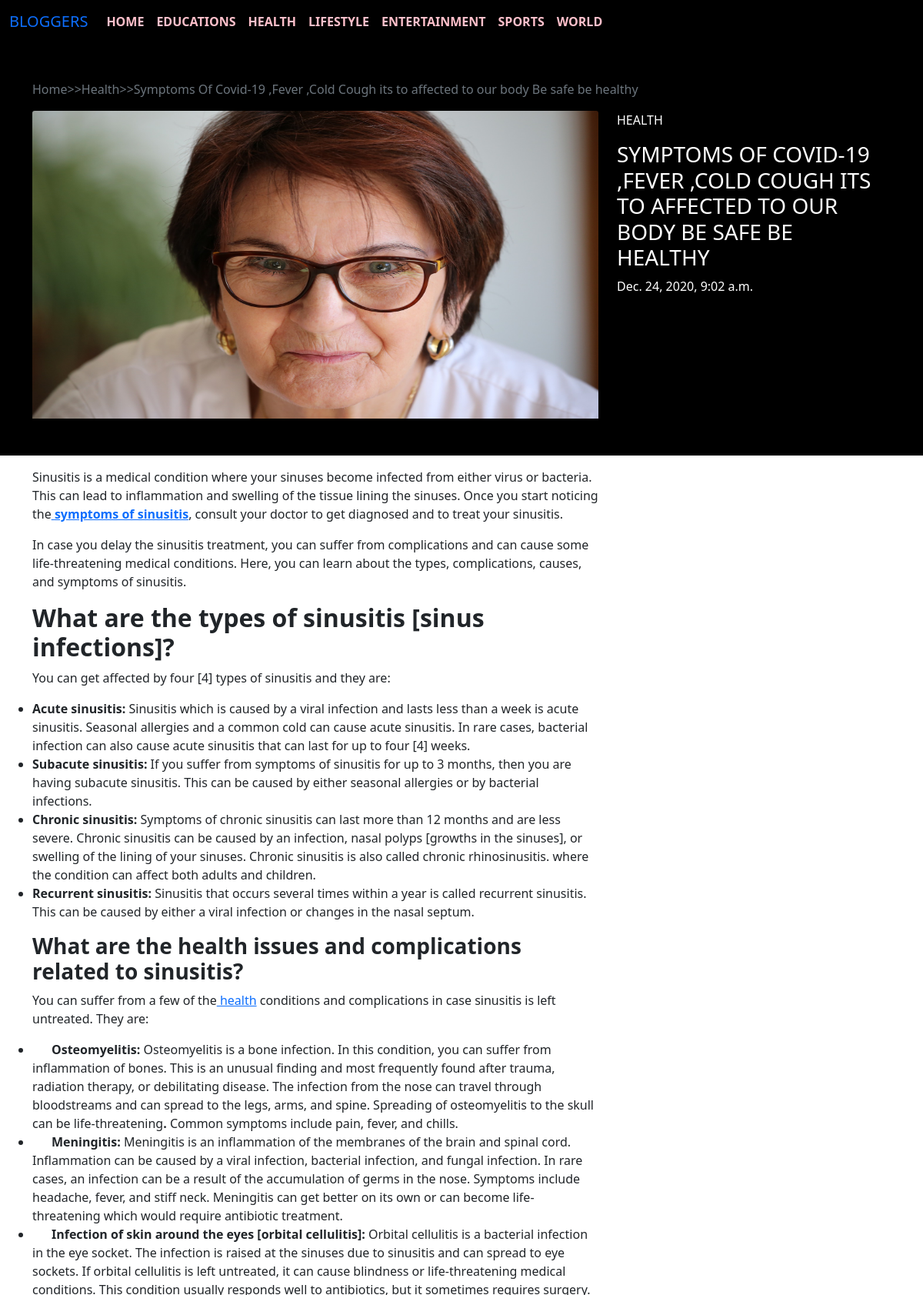
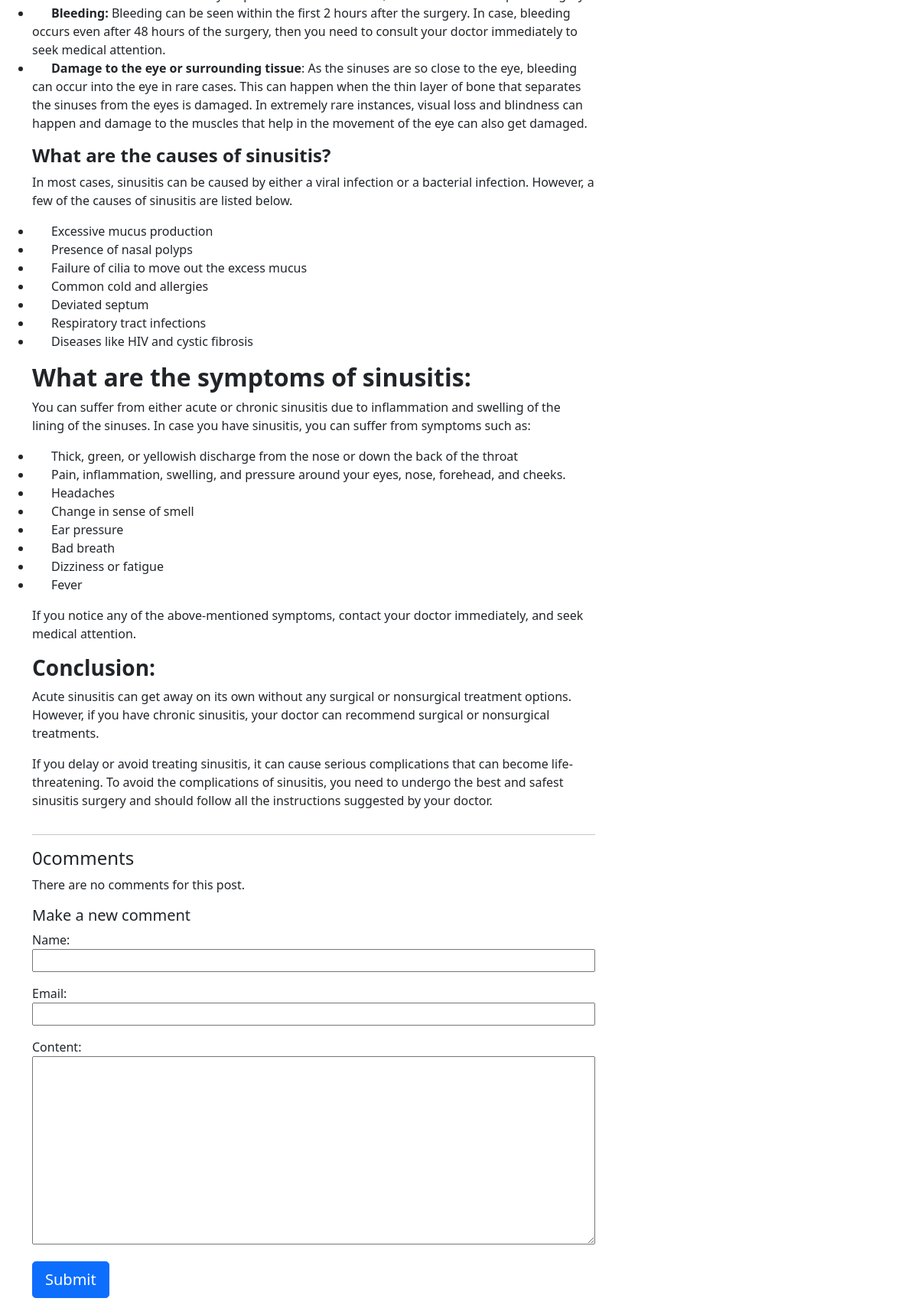
/covide-related-problems/ (upper part), run on the app's committed database (2 pictures, top to bottom).
### blog_app/models.py (models this page shows, shortened)
class Category(models.Model):
    name = models.CharField(max_length=150)
    def __str__(self):
        return self.name

class Post(models.Model):
    option = (
        ('draft','Draft'),('published','Published'),
    )
    category = models.ForeignKey(Category,on_delete=models.CASCADE,default=1)
    title = models.CharField(max_length=200)
    slug = models.SlugField(max_length=250,unique_for_date='post_date')
    author = models.ForeignKey(User, on_delete=models.CASCADE,related_name='blog_post')
    body = RichTextField(db_index=True)
    cat_desc = models.CharField(max_length=500)# short descriotion of category
    post_date = models.DateTimeField(auto_now_add=True)
    image = models.ImageField(upload_to='blog_app/images',default="")
    class Meta:
        ordering=('-post_date',)# ordering form

### blog_app/views.py (the view)
# urls.py: path('<slug:post>/',views.post_single,name='post_single'), # each one have different different post it also redirect views.py file and point post_sinngle function
def post_single(request, post):  # post is a slug name
    post = get_object_or_404(Post, slug=post)
    comments = post.comments.filter(status=True)
    user_comment = None
    if request.method == 'POST':
        comment_form = NewCommentForm(request.POST)
        if comment_form.is_valid():
            user_comment = comment_form.save(commit=False)
            user_comment.post = post
            user_comment.save()
            return HttpResponseRedirect('/' + post.slug)
    else:
        comment_form = NewCommentForm()
    return render(
        request,
        'post_single.html',
        {
            'post': post,
            'comments': user_comment,
            'comments': comments,
            'comment_form': comment_form,
        },
    )

### blog_app/forms.py
class NewCommentForm(forms.ModelForm):
    class Meta:
        model = Comment
        fields = ("name","email","content")
        widgets = {
            "name":forms.TextInput(attrs={"class":"col-sm-12"}),
            "email":forms.TextInput(attrs={"class":"col-sm-12"}),
            "content":forms.Textarea(attrs={"class":"col-sm-12"}),
        }

### blog_app/views.py (called while the page is built)
def category_list(request):
    category_list = Category.objects.exclude(name="default")
    context={
        "category_list":category_list,
    }
    return context

### templates/post_single.html (shortened to what this page needs)
{% extends 'base.html' %}
{% block body %}
<div class="main-detail">
    <div class="main1">
        <div class="container pt-5 pb-5">
            <div class="row r1">
                <p class="text-light text-muted"><a href="/" class="text-muted text-decoration-none">Home</a><a
                        class="text-muted text-decoration-none" href="#">>>{{post.category}}</a><a>>>{{post.title}}</a>
                </p>
                <div class="col-md-8">
                    <img class="card-img-top" src="/media/{{post.image}}" alt="Card image cap">
                </div>
                <div class="col-md-4">
                    <p class="text-uppercase">{{post.category}}</p>
                    <h3 class="text-uppercase font-weight-bold">{{post.title}}</h3>
                    <p>{{post.post_date}}</p>
                </div>
            </div>
        </div>
    </div>
    <div class="main2">
        <div class="container pt-3 pb-3">
            <div class="row r1">
                <div class="col-md-8">
                    <div class="row ra">
                        {{post.body | safe}}
                    </div>
                    <hr>
                    <div class="row rb">
                        <div class="col-md-12">
                            {% with comments.count as total_comments %}
                            <h4>
                                {{total_comments}}comment{{total_comments|pluralize}}
                            </h4>
                            {% endwith %}
                            {% for comment in comments %}
                            Comment {{ forloop.counter}} by {{comment.name}}
                            on {{comment.publish}}
                            {{ comment.content|linebreaks }}
                            {% empty %}
                            <p>There are no comments for this post.</p>
                            {% endfor %}
                            <h5>Make a new comment</h5>
                            <form id="myForm" method="post">
                                {{comment_form.as_p}}
                                <button type="submit" class="btn btn-primary btn-lg btn-block">Submit</button>
                            </form>
                        </div>
                    </div>
                </div>
                <div class="col-md-4">
                </div>
            </div>
        </div>
    </div>
</div>
{% endblock body%}

### templates/base.html (shortened to what this page needs)
<!doctype html>
<html lang="en">
<head>
    <link href="https://cdn.jsdelivr.net/npm/bootstrap@5.0.0-beta1/dist/css/bootstrap.min.css" rel="stylesheet"
>
</head>
<body>
    {% load static %}
    <nav class="navbar navbar-expand-lg ">
        <div class="container-fluid">
            <a class="navbar-brand " href="#">BLOGGERS</a>
            <div class="collapse navbar-collapse" id="navbarSupportedContent">
                <ul class="navbar-nav me-auto mb-2 mb-lg-0">
                    <li class="nav-item">
                        <a class="nav-link active text-uppercase " aria-current="page" href="/">Home</a>
                    </li>
                    {% for category in category_list %}
                    <li class="nav-item">
                        <a class="nav-link text-uppercase " href="/category/{{category.name}}">{{category.name}}</a>
                    </li>
                    {% endfor %}
                </ul>
            </div>
        </div>
    </nav>
    {% block body %} {% endblock body %}
</body>
</html>

### data on the page
Category: name "EDUCATIONS"
Category: name "HEALTH"
Category: name "LIFESTYLE"
Category: name "ENTERTAINMENT"
Category: name "SPORTS"
Category: name "WORLD"
Post: category "Health", title "Symptoms Of Covid-19 ,Fever ,Cold Cough its to affected to our body Be safe be healthy", image (picture), category "HEALTH", title "SYMPTOMS OF COVID-19 ,FEVER ,COLD COUGH ITS TO AFFECTED TO OUR BODY BE SAFE BE HEALTHY", post_date "Dec. 24, 2020, 9:02 a.m.", body "Sinusitis is a medical condition where your sinuses become infected from either virus or bacteria. This can lead to inflammation and swelling of the tissue lining the sinuses. Once you start noticing the symptoms of sinusitis , consult your doctor to get diagnosed and to treat your sinusitis. In case you delay the sinusitis treatment, you can suffer from complications and can cause some life-threatening medical conditions. Here, you can learn about the types, complications, causes, and symptoms of sinusitis. What are the types of sinusitis [sinus infections]? You can get affected by four [4] types of sinusitis and they are: Acute sinusitis: Sinusitis which is caused by a viral infection and…"

### other printed values
{{ total_comments }} "0"
